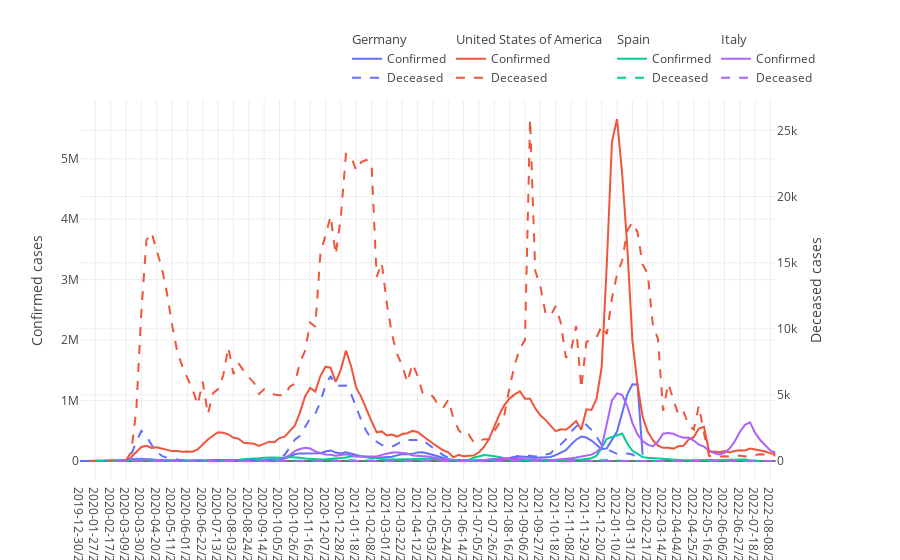

The notebook cell this image was saved under:
### Markdown cell above
**2. Repeat the previous graph but with a secondary axis**

### Code cell
figure = splt.make_subplots(specs=[[{"secondary_y": True}]])

# Plot traces
for i, country in enumerate(macrotable.country_name.unique()):
    color = px.colors.qualitative.Plotly[i]
    aux = macrotable[macrotable.country_name==country]
    figure.add_traces([
        go.Scatter(x=aux["week"], y=aux["new_confirmed"], 
                   line=dict(dash="solid", color=color),
                   name="Confirmed",legendgroup=country,
                   legendgrouptitle=go.scatter.Legendgrouptitle(text=country)),
        go.Scatter(x=aux["week"], y=aux["new_deceased"], 
                   line=dict(dash="dash", color=color),
                   name="Deceased", legendgroup=country,
                   legendgrouptitle=go.scatter.Legendgrouptitle(text=country))
    ], secondary_ys=[False, True], rows=1, cols=1)
    
# Update layout axes
figure.update_yaxes(title_text="Confirmed cases", secondary_y=False)
figure.update_yaxes(title_text="Deceased cases", secondary_y=True)

# Update layout legend
figure.update_layout(legend=dict(
    orientation="h",
    yanchor="bottom",
    y=1.02,
    xanchor="right",
    x=1
))
